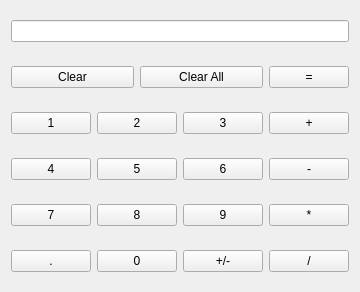
<?xml version="1.0" encoding="UTF-8"?>
<ui version="4.0">
 <class>Widget</class>
 <widget class="QWidget" name="Widget">
  <property name="geometry">
   <rect>
    <x>0</x>
    <y>0</y>
    <width>336</width>
    <height>311</height>
   </rect>
  </property>
  <property name="windowTitle">
   <string>计算器</string>
  </property>
  <layout class="QGridLayout" name="gridLayout" rowminimumheight="40,40,40,40,40,40">
   <property name="sizeConstraint">
    <enum>QLayout::SetFixedSize</enum>
   </property>
   <item row="5" column="0">
    <widget class="QPushButton" name="pointBtn">
     <property name="text">
      <string>.</string>
     </property>
    </widget>
   </item>
   <item row="1" column="4">
    <widget class="QPushButton" name="equalBtn">
     <property name="text">
      <string>=</string>
     </property>
    </widget>
   </item>
   <item row="2" column="0">
    <widget class="QPushButton" name="digitBtn1">
     <property name="text">
      <string>1</string>
     </property>
    </widget>
   </item>
   <item row="1" column="2" colspan="2">
    <widget class="QPushButton" name="clearAllBtn">
     <property name="text">
      <string>Clear All</string>
     </property>
    </widget>
   </item>
   <item row="1" column="0" colspan="2">
    <widget class="QPushButton" name="clearBtn">
     <property name="text">
      <string>Clear</string>
     </property>
    </widget>
   </item>
   <item row="2" column="1" colspan="2">
    <widget class="QPushButton" name="digitBtn2">
     <property name="text">
      <string>2</string>
     </property>
    </widget>
   </item>
   <item row="2" column="3">
    <widget class="QPushButton" name="digitBtn3">
     <property name="text">
      <string>3</string>
     </property>
    </widget>
   </item>
   <item row="3" column="1" colspan="2">
    <widget class="QPushButton" name="digitBtn5">
     <property name="text">
      <string>5</string>
     </property>
    </widget>
   </item>
   <item row="3" column="0">
    <widget class="QPushButton" name="digitBtn4">
     <property name="text">
      <string>4</string>
     </property>
    </widget>
   </item>
   <item row="2" column="4">
    <widget class="QPushButton" name="addBtn">
     <property name="text">
      <string>+</string>
     </property>
    </widget>
   </item>
   <item row="4" column="4">
    <widget class="QPushButton" name="multiplicationBtn">
     <property name="text">
      <string>*</string>
     </property>
    </widget>
   </item>
   <item row="4" column="0">
    <widget class="QPushButton" name="digitBtn7">
     <property name="text">
      <string>7</string>
     </property>
    </widget>
   </item>
   <item row="4" column="1" colspan="2">
    <widget class="QPushButton" name="digitBtn8">
     <property name="text">
      <string>8</string>
     </property>
    </widget>
   </item>
   <item row="4" column="3">
    <widget class="QPushButton" name="digitBtn9">
     <property name="text">
      <string>9</string>
     </property>
    </widget>
   </item>
   <item row="3" column="3">
    <widget class="QPushButton" name="digitBtn6">
     <property name="text">
      <string>6</string>
     </property>
    </widget>
   </item>
   <item row="3" column="4">
    <widget class="QPushButton" name="subtractionBtn">
     <property name="text">
      <string>-</string>
     </property>
    </widget>
   </item>
   <item row="5" column="1" colspan="2">
    <widget class="QPushButton" name="digitBtn0">
     <property name="text">
      <string>0</string>
     </property>
    </widget>
   </item>
   <item row="5" column="3">
    <widget class="QPushButton" name="signBtn">
     <property name="text">
      <string>+/-</string>
     </property>
    </widget>
   </item>
   <item row="5" column="4">
    <widget class="QPushButton" name="divisionBtn">
     <property name="text">
      <string>/</string>
     </property>
    </widget>
   </item>
   <item row="0" column="0" colspan="5">
    <widget class="QLineEdit" name="lineEdit">
     <property name="sizePolicy">
      <sizepolicy hsizetype="Expanding" vsizetype="Maximum">
       <horstretch>0</horstretch>
       <verstretch>5</verstretch>
      </sizepolicy>
     </property>
     <property name="alignment">
      <set>Qt::AlignRight|Qt::AlignTrailing|Qt::AlignVCenter</set>
     </property>
     <property name="readOnly">
      <bool>true</bool>
     </property>
    </widget>
   </item>
  </layout>
 </widget>
 <layoutdefault spacing="6" margin="11"/>
 <resources/>
 <connections/>
</ui>
